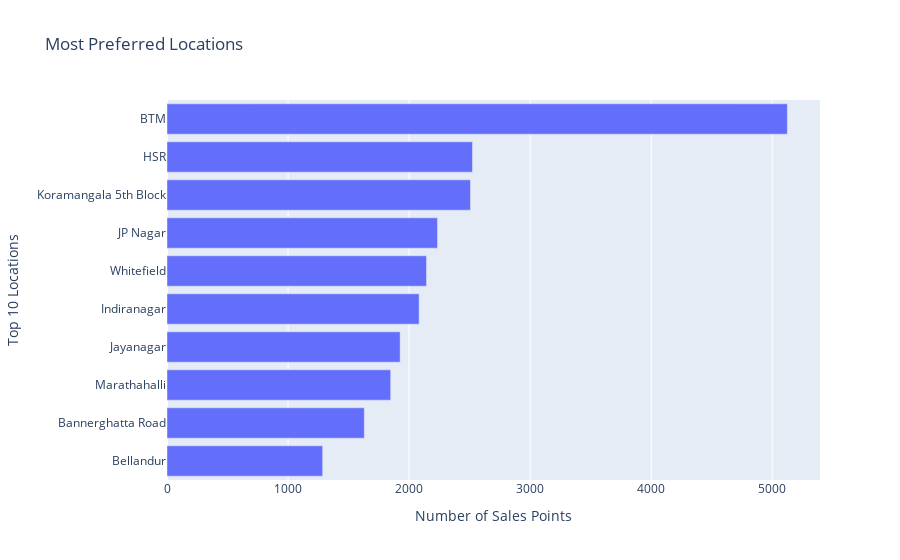

Write notebook code for a chart like this one.
### Markdown cell above
## Higher the rate on booking table means the taste of food would be more delicious

### Code cell
#Number of sales in the most preferred locations
import plotly.express as px
x=df_zomato["location"].value_counts()[:10].sort_values()
y=x.index
fig=px.bar(x=x,y=y,labels={"y":"Top 10 Locations","x":"Number of Sales Points"},title="Most Preferred Locations")
fig.show()

### Figure 1 — Plotly figure (JSON) as saved in the notebook; plotly's stock layout.template omitted (floating-point values rounded to 4 significant figures)
{"data": [{"alignmentgroup": "True", "hovertemplate": "Number of Sales Points=%{x}<br>Top 10 Locations=%{y}<extra></extra>", "legendgroup": "", "marker": {"color": "#636efa", "pattern": {"shape": ""}}, "name": "", "offsetgroup": "", "orientation": "h", "showlegend": false, "textposition": "auto", "type": "bar", "x": [1286, 1630, 1848, 1926, 2083, 2144, 2235, 2507, 2524, 5125], "xaxis": "x", "y": ["Bellandur", "Bannerghatta Road", "Marathahalli", "Jayanagar", "Indiranagar", "Whitefield", "JP Nagar", "Koramangala 5th Block", "HSR", "BTM"], "yaxis": "y"}], "layout": {"autosize": true, "barmode": "relative", "legend": {"tracegroupgap": 0}, "title": {"text": "Most Preferred Locations"}, "xaxis": {"anchor": "y", "autorange": true, "domain": [0, 1], "range": [0, 5395.0], "title": {"text": "Number of Sales Points"}, "type": "linear"}, "yaxis": {"anchor": "x", "autorange": true, "domain": [0, 1], "range": [-0.5, 9.5], "title": {"text": "Top 10 Locations"}, "type": "category"}}}
